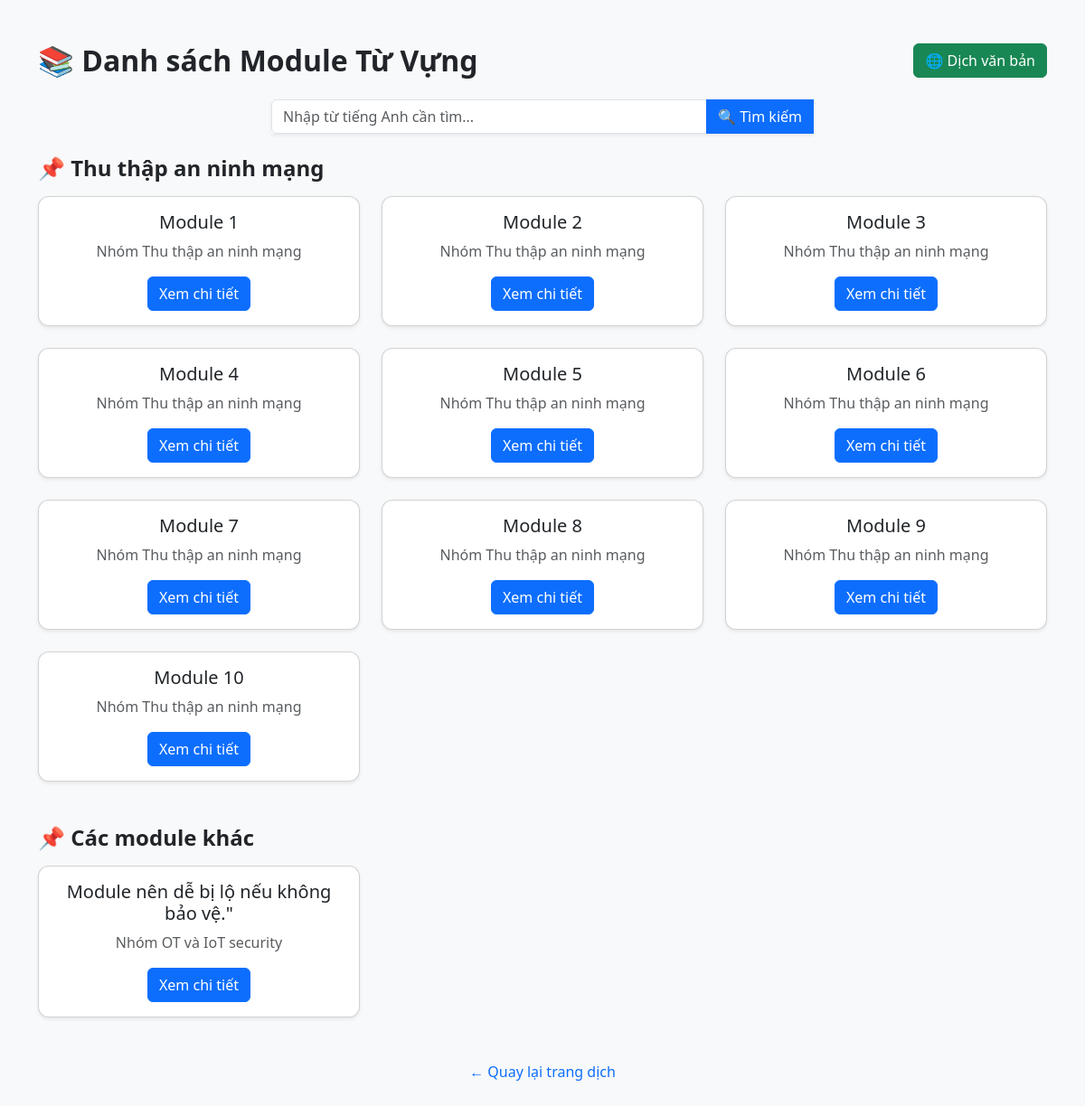
The app's page /modules, older data.
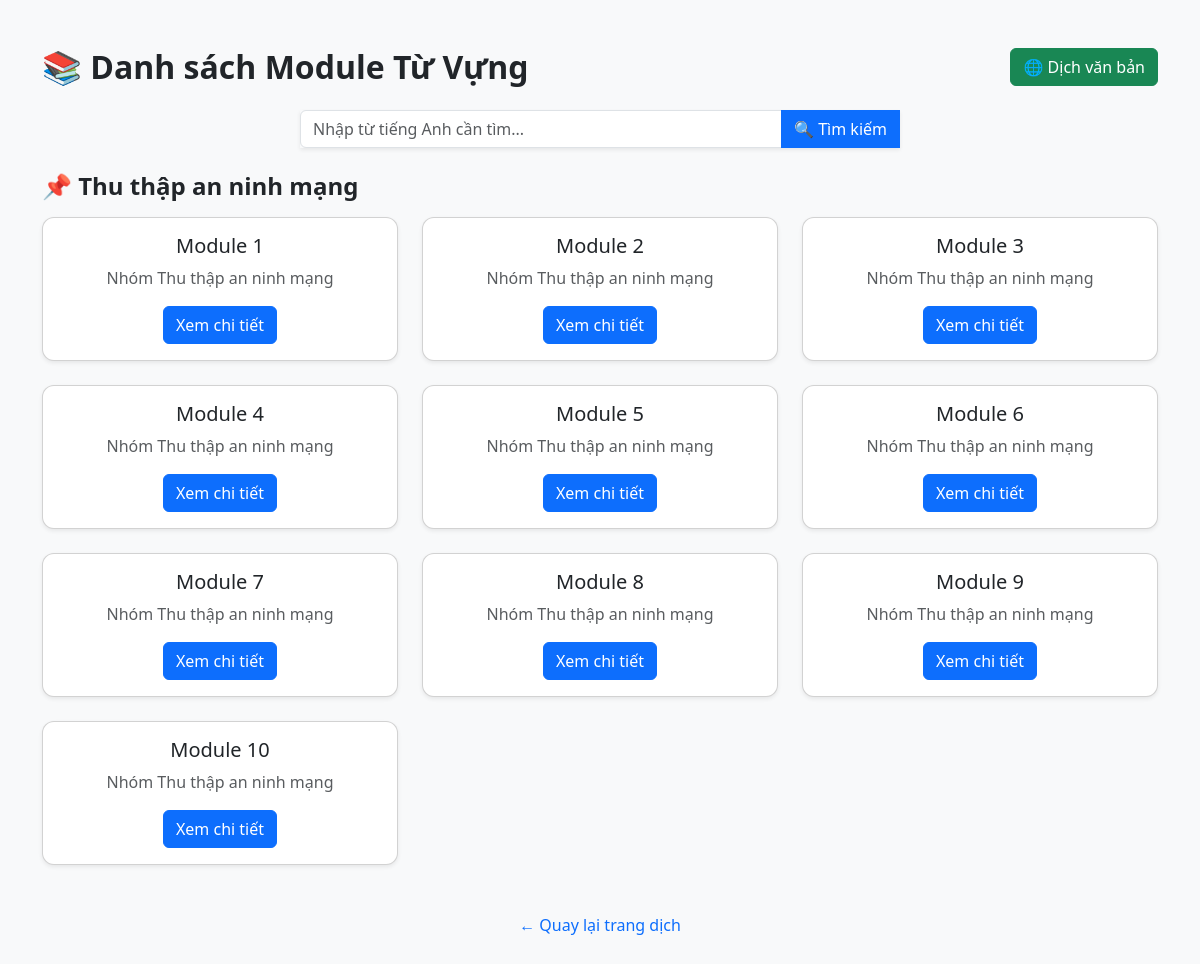
The same page, newer data.
### tables this page shows
CREATE TABLE Terms (
    id INTEGER PRIMARY KEY,
    english TEXT,
    vietnamese TEXT,
    note TEXT,
    module INTEGER,
    boi_canh TEXT,
    vi_du TEXT
);

### app.py (the view, shortened to what this page needs)
@app.route("/modules", methods=["GET", "POST"])
def modules():
    cursor = conn.cursor()
    modules_list = []
    try:
        cursor.execute("SELECT DISTINCT module FROM Terms ORDER BY module")
        modules_list = [row[0] for row in cursor.fetchall()]
    except sqlite3.Error as e:
        print(f"Lỗi SQL trong modules: {e}")
    group_thu_thap = [m for m in modules_list if str(m) in [str(i) for i in range(1,11)]]
    group_other = [m for m in modules_list if m not in group_thu_thap]
    search_term = None
    results = []
    return render_template(
        "modules.html",
        modules=modules_list,
        group_thu_thap=group_thu_thap,
        group_other=group_other,
        search_term=search_term,
        results=results
    )

### templates/modules.html (shortened to what this page needs)
<!DOCTYPE html>
<html lang="vi">
<head>
    <link rel="stylesheet" href="https://cdn.jsdelivr.net/npm/bootstrap@5.3.0/dist/css/bootstrap.min.css">
</head>
<body class="container py-5">
    <div class="d-flex justify-content-between align-items-center mb-4">
        <h2 class="mb-0">📚 Danh sách Module Từ Vựng</h2>
        <a href="{{ url_for('index') }}" class="btn btn-success">🌐 Dịch văn bản</a>
    </div>
    <form class="search-box" method="post" action="{{ url_for('modules') }}">
        <div class="input-group shadow-sm">
            <input type="text"
                   name="term"
                   class="form-control"
                   placeholder="Nhập từ tiếng Anh cần tìm..."
                   value="{{ search_term or '' }}"
                   id="search-term"
                   list="suggestions-list"
                   autocomplete="off"
                   required>
            <button class="btn btn-primary" type="submit">🔍 Tìm kiếm</button>
        </div>
    </form>
    {% if group_thu_thap %}
    <h4 class="mt-4 mb-3 fw-bold">📌 Thu thập an ninh mạng</h4>
    <div class="row row-cols-1 row-cols-md-3 g-4">
        {% for m in group_thu_thap %}
        <div class="col">
            <div class="card module-card text-center shadow-sm">
                <div class="card-body">
                    <h5 class="card-title">Module {{ m }}</h5>
                    <p class="card-text text-muted">Nhóm Thu thập an ninh mạng</p>
                    <a href="{{ url_for('terms', module_id=m) }}" class="btn btn-primary">Xem chi tiết</a>
                </div>
            </div>
        </div>
        {% endfor %}
    </div>
    {% endif %}
    {% if group_other %}
    <h4 class="mt-5 mb-3 fw-bold">📌 Các module khác</h4>
    <div class="row row-cols-1 row-cols-md-3 g-4">
        {% for m in group_other %}
        <div class="col">
            <div class="card module-card text-center shadow-sm">
                <div class="card-body">
                    <h5 class="card-title">Module {{ m }}</h5>
                    <p class="card-text text-muted">Nhóm OT và IoT security </p>
                    <a href="{{ url_for('terms', module_id=m) }}" class="btn btn-primary">Xem chi tiết</a>
                </div>
            </div>
        </div>
        {% endfor %}
    </div>
    {% endif %}
    <div class="text-center mt-5">
        <a href="{{ url_for('index') }}" class="text-decoration-none text-primary">
            ← Quay lại trang dịch
        </a>
    </div>
</body>
</html>

### templates/modules.html (style rules this page uses)
body { background-color: #f8f9fa; font-family: "Segoe UI", sans-serif; }
h2 { font-weight: 600; }
.module-card { transition: transform 0.2s ease, box-shadow 0.2s ease; border-radius: 12px; }
.search-box { max-width: 600px; margin: 20px auto; }

Row changes from the older to the newer data that the page shows:
removed Terms: module "nên dễ bị lộ nếu không bảo vệ.\""
Text that changed along with them:
text no longer shown: "📌 Các module khác"
